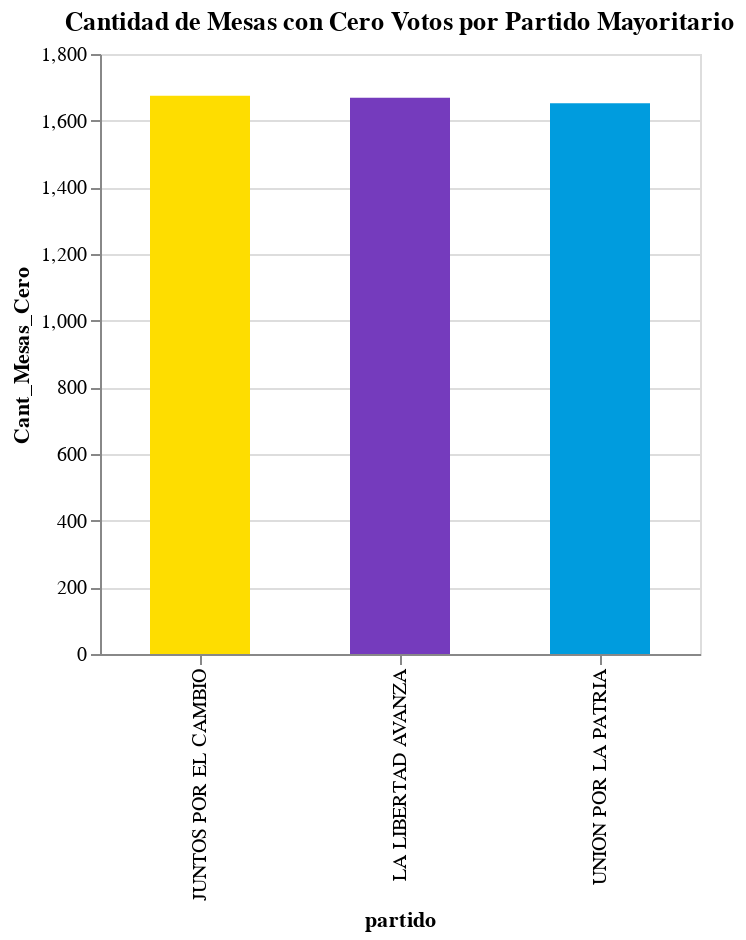

Write notebook code for a chart like this one.
### Code cell
alt.Chart(source_votos_0).mark_bar(size=50).encode(
    x=alt.X('partido:O', sort='-y'),
    y=alt.Y('Cant_Mesas_Cero:Q'),
    color=alt.Color('color:N', scale=None)
).properties(
    title="Cantidad de Mesas con Cero Votos por Partido Mayoritario"
).configure_view(
    step=100  # Adjust this value to control the separation between bars
)

### Figure 1 — Vega-Lite specification as saved in the notebook (floating-point values rounded to 4 significant figures)
{"config": {"view": {"continuousWidth": 300, "continuousHeight": 300, "step": 100}}, "data": {"name": "data-62b0fd1d52c1610a4b58408258160461"}, "mark": {"type": "bar", "size": 50}, "encoding": {"color": {"field": "color", "scale": null, "type": "nominal"}, "x": {"field": "partido", "sort": "-y", "type": "ordinal"}, "y": {"field": "Cant_Mesas_Cero", "type": "quantitative"}}, "title": "Cantidad de Mesas con Cero Votos por Partido Mayoritario", "$schema": "https://vega.github.io/schema/vega-lite/v5.15.1.json", "datasets": {"data-62b0fd1d52c1610a4b58408258160461": [{"partido": "UNION POR LA PATRIA", "color": "#009CDE", "Cant_Mesas_Cero": 1652}, {"partido": "JUNTOS POR EL CAMBIO", "color": "#FEDD00", "Cant_Mesas_Cero": 1675}, {"partido": "LA LIBERTAD AVANZA", "color": "#753BBD", "Cant_Mesas_Cero": 1669}]}}
